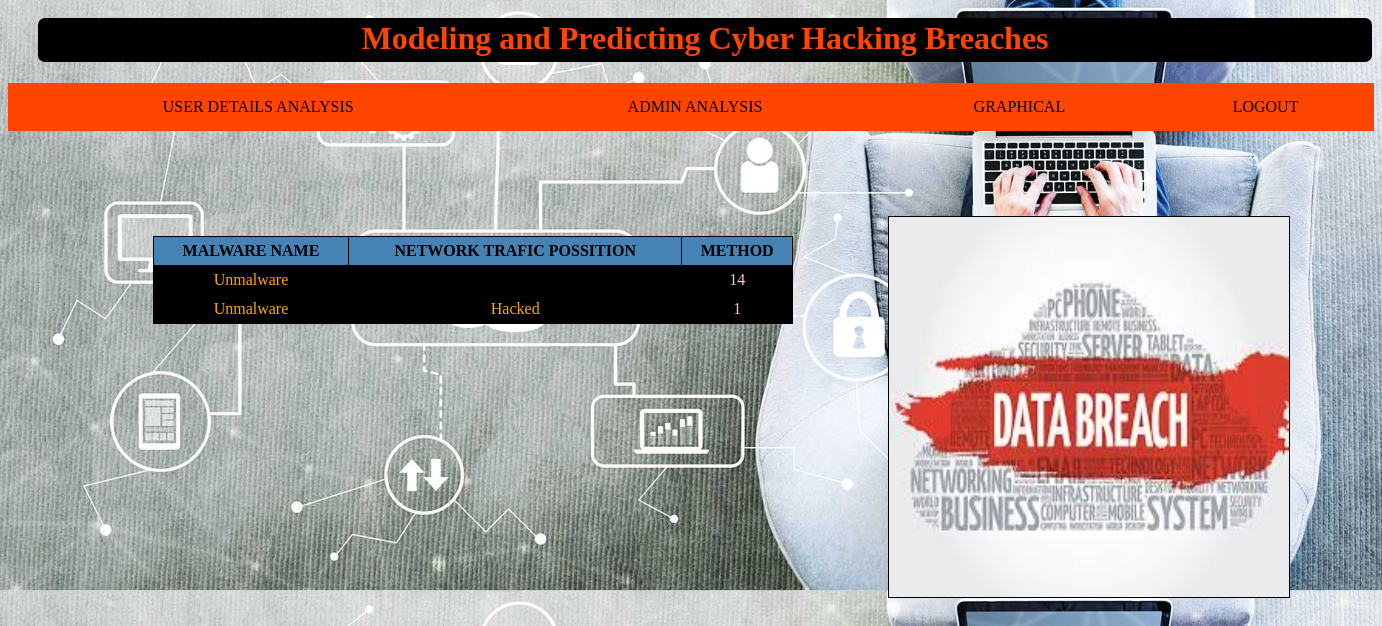
The page /admin_analysis/ on the database its author committed.
### app/models.py (models this page shows)
class UserAdd_Model(models.Model):
    uregid = models.ForeignKey(UserRegister_Model,on_delete=models.CASCADE)
    entity = models.CharField(max_length=100)
    year = models.IntegerField()
    records = models.CharField(max_length=1000)
    organizationtype=models.CharField(max_length=1000)
    method = models.CharField(max_length=100)
    adddata = models.CharField(max_length=500)
    attackresult = models.CharField(max_length=500)
    time = models.CharField(max_length=100)

### Cyber_Admins/views.py (the view)
# urls.py: url(r'^admin_analysis/$',admin_view.admin_analysis, name='admin_analysis'),
def admin_analysis(request):
    chart = UserAdd_Model.objects.values('attackresult','method').annotate(dcount=Count('attackresult'))
    return render(request,'admins/admin_analysis.html',{'objects':chart})

### assets/templates/admins/admin_analysis.html (shortened to what this page needs)
{% extends 'admins/design1.html' %}
{% block adminblock %}
{% load static %}
<div class="userdetails">
<table>
    <tr>
        <th>MALWARE NAME</th>
        <th>NETWORK TRAFIC POSSITION</th>
        <th>METHOD</th>
    </tr>
    {% for i in objects %}
    <tr>
    <td style="color:orange">{{i.attackresult}}</td>
    <td style="color:orange">{{i.method}}</td>
    <td style="color:pink">{{i.dcount}}</td>
    </tr>
    {% endfor %}
</table>
</div>
<div class="sideimage"></div>
{% endblock %}

### rows shown on the page
UserAdd_Model: attackresult "Unmalware", dcount "14"
UserAdd_Model: attackresult "Unmalware", method "Hacked", dcount "1"
